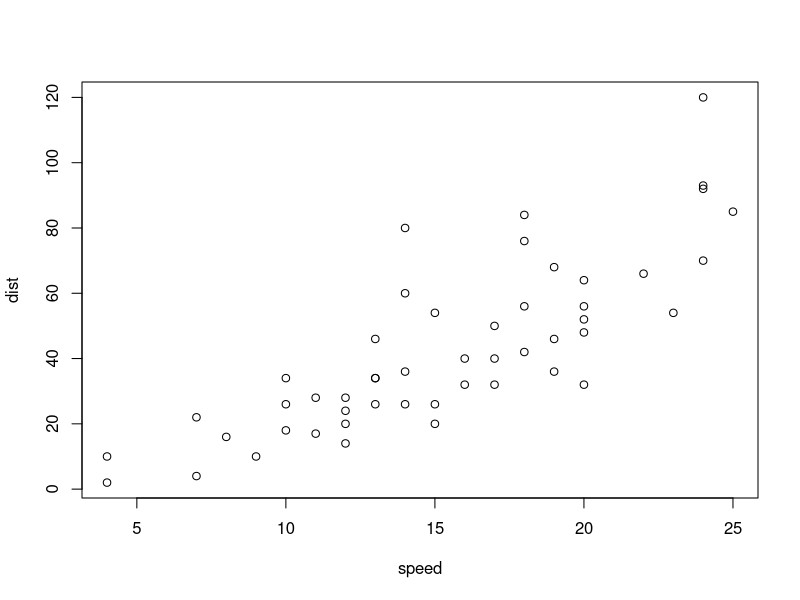
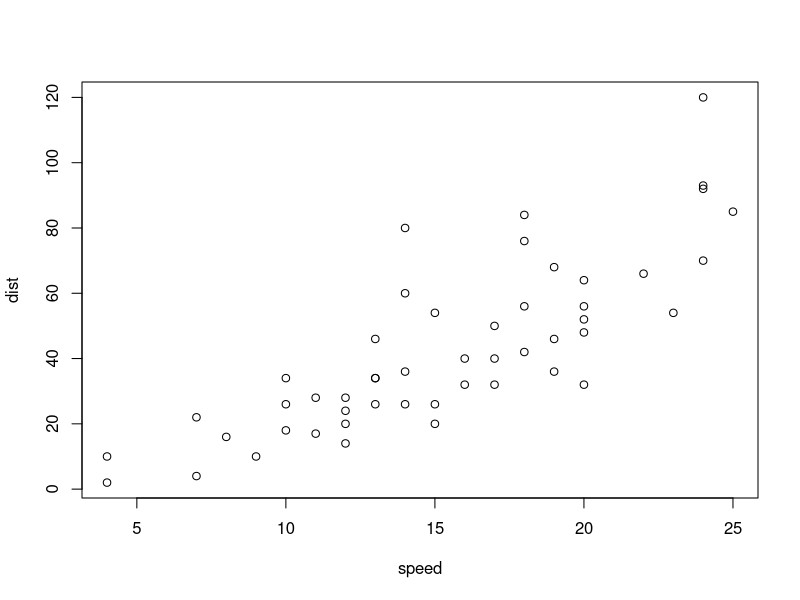
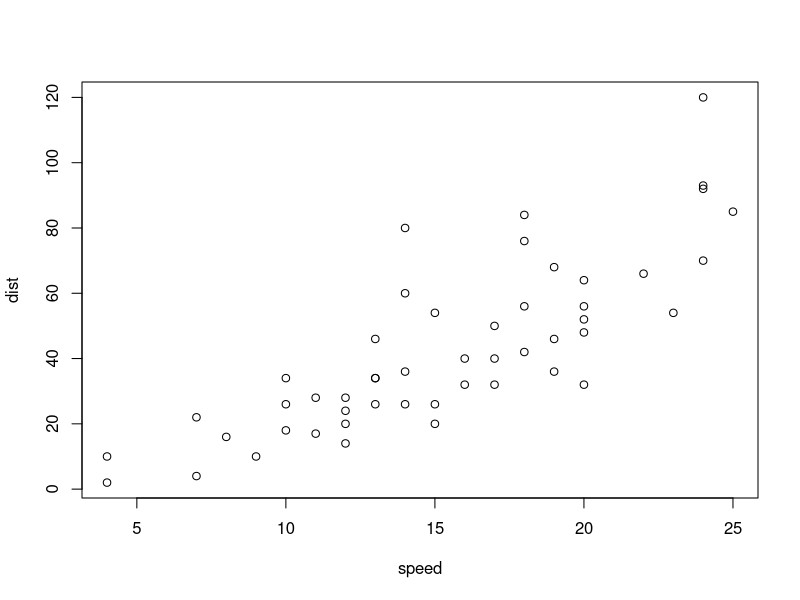
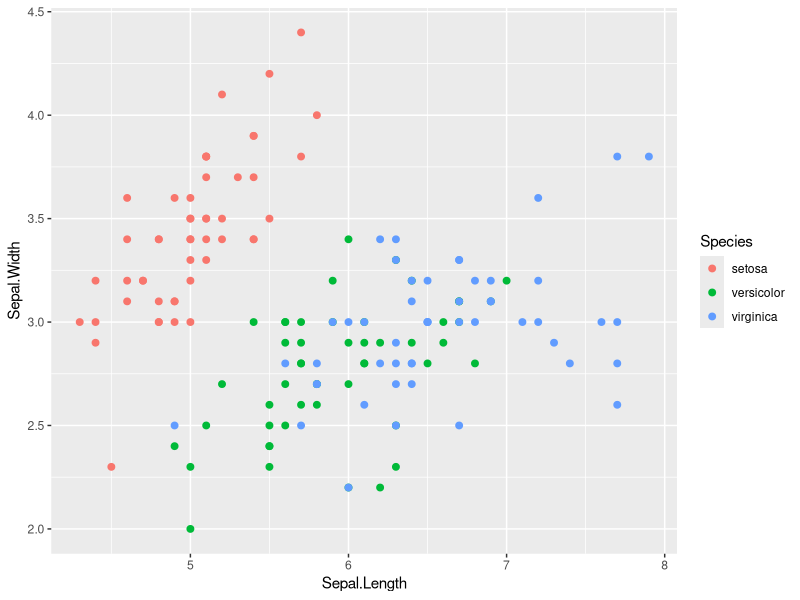

R code for these plots, in order:
## ---- chunk 1
library(tidyverse)
library(readxl)
## ---- chunk 2
# この間にコードを記載する
a <- c(1, 2, 3, 4, 5)
a
## ---- chunk 3
d <- read_excel("./data/chapter34_Rmarkdown.xlsx", sheet = 3)
knitr::kable(d)
## ---- chunk 4
#| message: false
#| column: margin

plot(cars)
## ---- chunk 5
#| filename: "様々なchunk optionの設定"
#| fig-cap: "figure caption：出力した図にキャプションが付く（cap-location: marginなので右に表示）"
#| fig-alt: "図が読みだせません"
#| fig.height: 4
#| cap-location: margin
#| echo: fenced

# fig-altは図が表示されない場合に表示されるテキストのこと。
# Rではよほど大きいファイルを取り扱わない限り必要ないと思う。
# #| echo: fenced を設定しているので、chunkが表示される（#| echo: fencedは表示されない）
# cap-locationはmarginにfig-capを置くもの。他の設定が可能なのかわからない。
 
plot(cars)
## ---- chunk 6
cat("[マークダウン](https://daringfireball.net/projects/markdown/)を**そのまま**表示する\n")
## ---- chunk 7
#| results: asis

cat("[マークダウン](https://daringfireball.net/projects/markdown/)を**そのまま**表示する\n")
## ---- chunk 8
#| layout-ncol: 2

plot(cars)
ggplot(iris, aes(x = Sepal.Length, y = Sepal.Width, color = Species)) + geom_point(size=2)
## ---- chunk 9
#| echo: fenced
#| code-overflow: wrap
#| code-fold: true

print("Lorem ipsum dolor sit amet, consectetur adipiscing elit, sed do eiusmod tempor incididunt ut labore et dolore magna aliqua. Ut enim ad minim veniam, quis nostrud exercitation ullamco laboris nisi ut aliquip ex ea commodo consequat.")
## ---- chunk 10
#| code-line-numbers: true

a <- 1
b <- 2
a + b
## ---- chunk 11
#| cache: true

replicate(1000000, rnorm(1)) |> head()
## ---- chunk 12
library(palmerpenguins)
penguins$species |> levels() # <1>
penguins |> group_by(species) |> summarise(mean_bm = mean(na.omit(body_mass_g))) # <2>
## ---- chunk 13
temp <- rnorm(1)
